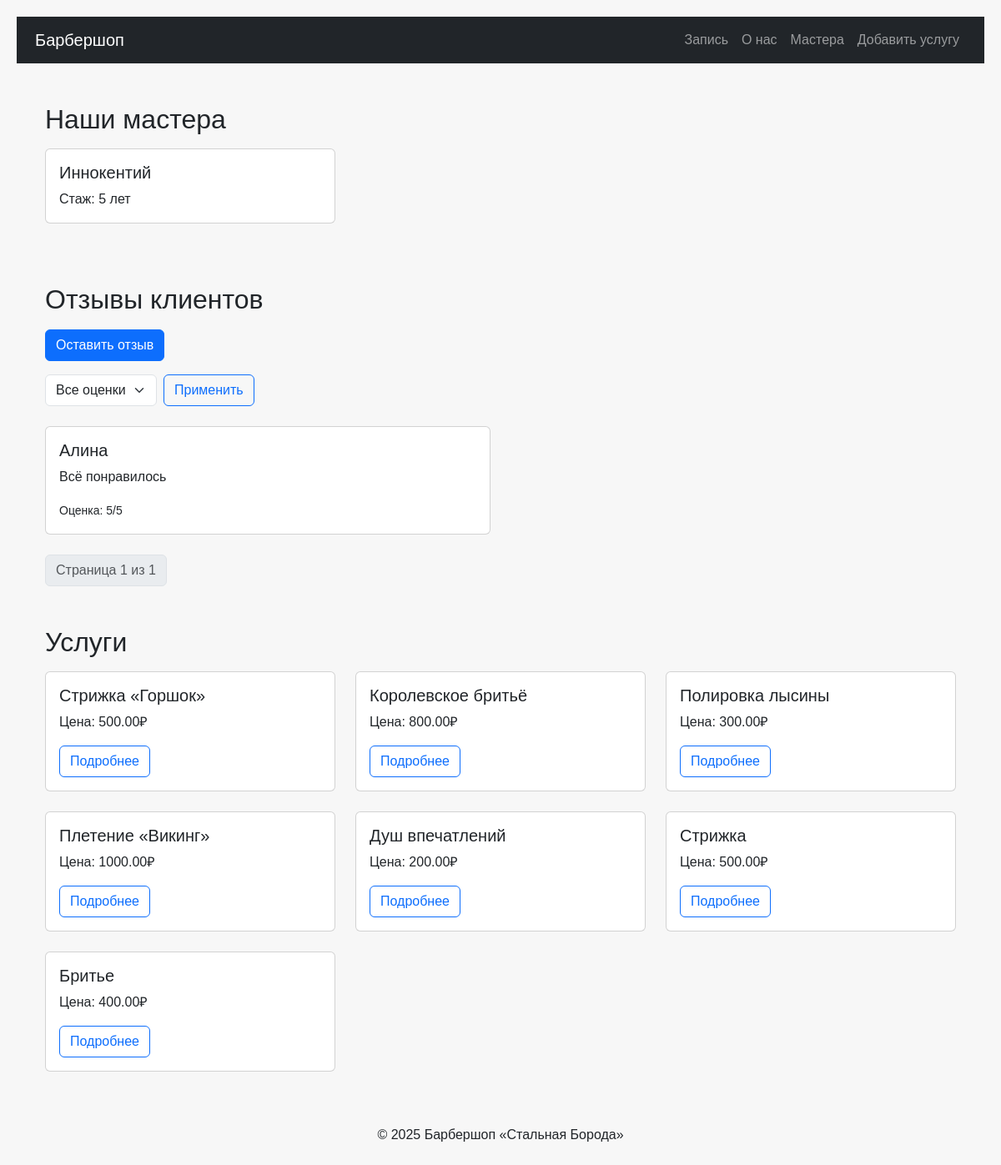
Before: / with the older database file.
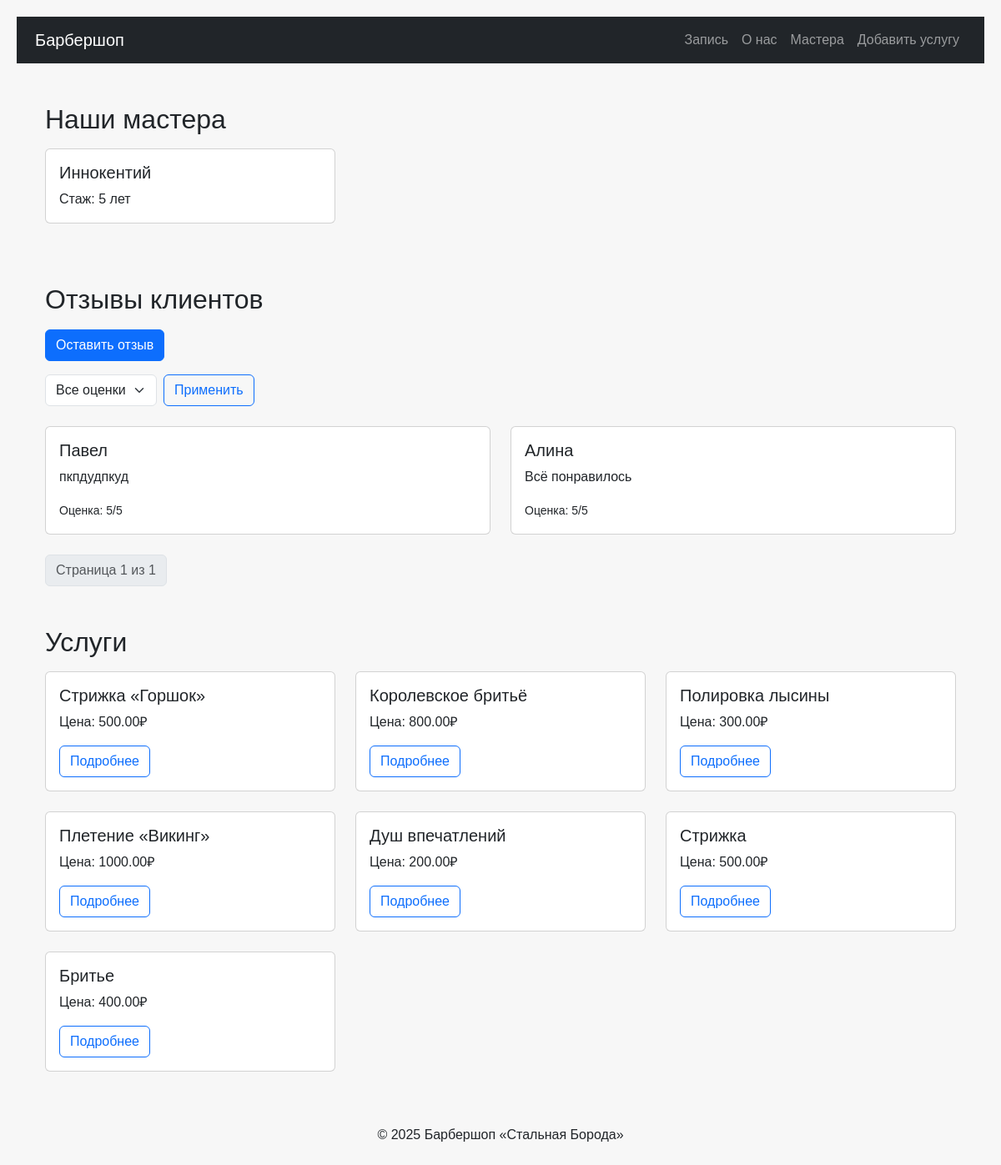
After: the same page with the newer database file.
### core/models.py (models this page shows, shortened)
class Master(models.Model):
    name = models.CharField(max_length=150, verbose_name="Имя")
    photo = models.ImageField(upload_to="masters/", blank=True, verbose_name="Фотография")
    phone = models.CharField(max_length=20, verbose_name="Телефон")
    address = models.CharField(max_length=255, verbose_name="Адрес")
    experience = models.PositiveIntegerField(verbose_name="Стаж работы (лет)")
    services = models.ManyToManyField(Service, related_name="masters", verbose_name="Услуги")
    is_active = models.BooleanField(default=True, verbose_name="Активен")
    class Meta:
        verbose_name = "Мастер"
        verbose_name_plural = "Мастера"

class Review(models.Model):
    text = models.TextField(verbose_name="Текст отзыва")
    client_name = models.CharField(max_length=100, blank=True, verbose_name="Имя клиента")
    master = models.ForeignKey(Master, on_delete=models.CASCADE, verbose_name="Мастер")
    photo = models.ImageField(upload_to="reviews/", blank=True, null=True, verbose_name="Фотография")
    created_at = models.DateTimeField(auto_now_add=True, verbose_name="Дата создания")
    rating = models.PositiveSmallIntegerField(
        validators=[MinValueValidator(1), MaxValueValidator(5)], verbose_name="Оценка"
    )
    is_published = models.BooleanField(default=True, verbose_name="Опубликован")
    class Meta:
        verbose_name = "Отзыв"
        verbose_name_plural = "Отзывы"

class Service(models.Model):
    name = models.CharField(max_length=200, verbose_name="Название", db_index=True)
    description = models.TextField(blank=True, verbose_name="Описание")
    price = models.DecimalField(max_digits=10, decimal_places=2, verbose_name="Цена", db_index=True)
    duration = models.PositiveIntegerField(verbose_name="Длительность (минут)")
    is_popular = models.BooleanField(default=False, verbose_name="Популярная услуга")
    image = models.ImageField(upload_to="services/", blank=True, verbose_name="Изображение")
    class Meta:
        verbose_name = "Услуга"
        verbose_name_plural = "Услуги"
        indexes = [
            models.Index(fields=["name", "price"]),  # составной индекс
        ]

### barbershop/views.py (the view)
# urls.py: path('', views.landing, name='landing'),
def landing(request):
    masters = Master.objects.filter(is_active=True)
    services = Service.objects.all()
    rating = request.GET.get("rating")
    reviews_qs = Review.objects.filter(is_published=True).order_by("-created_at")
    if rating:
        reviews_qs = reviews_qs.filter(rating=rating)
    paginator = Paginator(reviews_qs, 3)
    page_number = request.GET.get("page")
    page_obj = paginator.get_page(page_number)
    context = {
        "masters": masters,
        "services": services,
        "page_obj": page_obj,  # <- это обязательно
    }
    return render(request, "core/landing.html", context)

### barbershop/templates/core/landing.html (shortened to what this page needs)
{% extends "base.html" %}
{% block content %}
<div class="container mt-4">
  <h2 class="mb-3">Наши мастера</h2>
  <div class="row">
    {% for master in masters %}
    <div class="col-md-4 mb-4">
      <div class="card h-100">
        <div class="card-body">
          <h5 class="card-title">{{ master.name }}</h5>
          <p class="card-text">Стаж: {{ master.experience }} лет</p>
        </div>
      </div>
    </div>
    {% endfor %}
  </div>
  <h2 class="mt-5 mb-3">Отзывы клиентов</h2>
  <div class="mb-3">
    <a href="{% url 'create_review' %}" class="btn btn-primary">Оставить отзыв</a>
  </div>
  <form method="get" class="mb-4">
    <div class="row g-2 align-items-center">
      <div class="col-auto">
        <select name="rating" class="form-select">
          <option value="">Все оценки</option>
        </select>
      </div>
      <div class="col-auto">
        <button type="submit" class="btn btn-outline-primary">Применить</button>
      </div>
    </div>
  </form>
  <div class="row">
    {% for review in page_obj %}
    <div class="col-md-6 mb-4">
      <div class="card">
        <div class="card-body">
          <h5 class="card-title">{{ review.client_name }}</h5>
          <p class="card-text">{{ review.text }}</p>
          <p class="card-text"><small>Оценка: {{ review.rating }}/5</small></p>
        </div>
      </div>
    </div>
    {% empty %}
    <p class="text-muted">Нет отзывов с таким рейтингом.</p>
    {% endfor %}
  </div>
  <nav aria-label="Навигация по отзывам">
    <ul class="pagination">
      <li class="page-item disabled">
        <span class="page-link">Страница {{ page_obj.number }} из {{ page_obj.paginator.num_pages }}</span>
      </li>
    </ul>
  </nav>
  <h2 id="services" class="mt-5 mb-3">Услуги</h2>
  <div class="row">
    {% for service in services %}
    <div class="col-md-4 mb-4">
      <div class="card h-100">
        <div class="card-body">
          <h5 class="card-title">{{ service.name }}</h5>
          <p class="card-text">Цена: {{ service.price }}₽</p>
          <button class="btn btn-outline-primary" data-bs-toggle="modal" data-bs-target="#serviceModal{{ service.id }}">
            Подробнее
          </button>
        </div>
      </div>
    </div>
    {% endfor %}
  </div>
</div>
{% endblock %}

Changed rows visible on the page:
added Review: client_name "Павел", text "пкпдудпкуд", rating "5"
